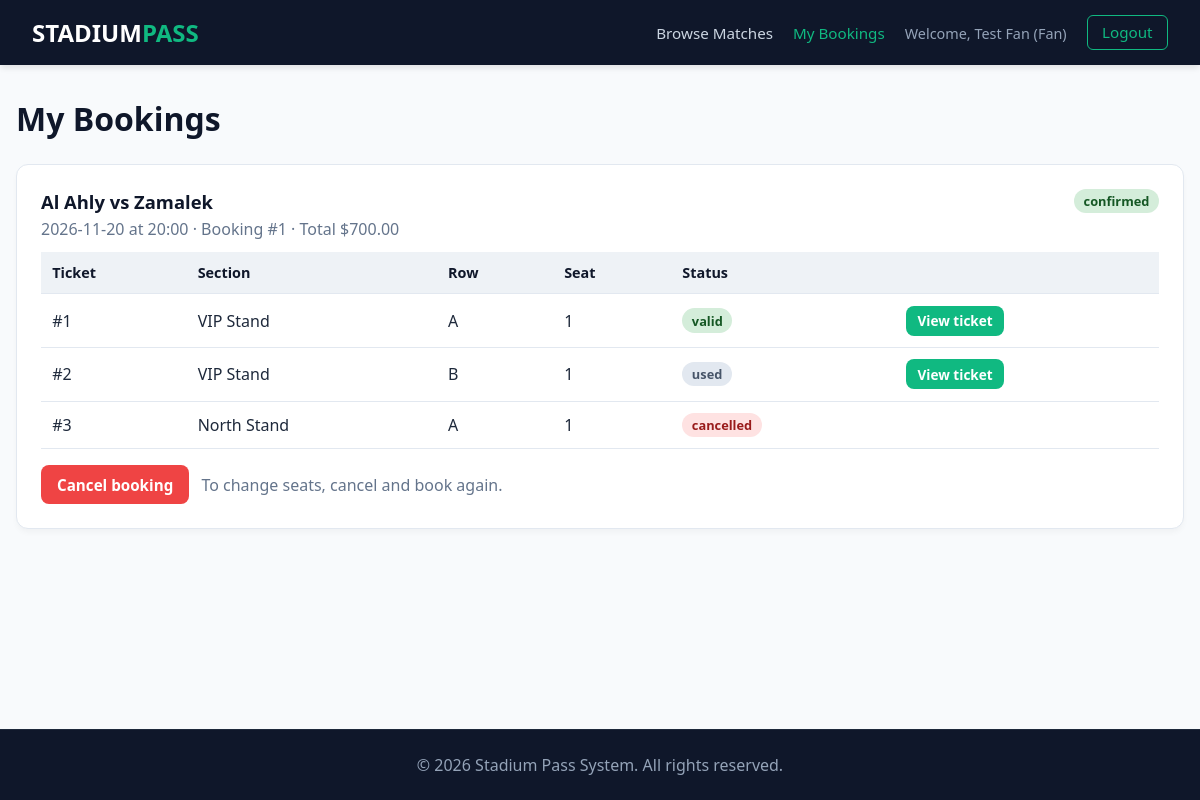
Screenshot of /my_bookings.php (signed in) with the database file from the repository.
### tables this page shows
CREATE TABLE bookings (
  id INT AUTO_INCREMENT PRIMARY KEY,
  user_id INT NOT NULL,
  match_id INT NOT NULL,
  total DECIMAL(10,2) NOT NULL,
  status ENUM('confirmed','cancelled') NOT NULL DEFAULT 'confirmed',
  created_at TIMESTAMP DEFAULT CURRENT_TIMESTAMP,
  FOREIGN KEY (user_id) REFERENCES users(id),
  FOREIGN KEY (match_id) REFERENCES matches(id)
);

CREATE TABLE teams (
  id INT AUTO_INCREMENT PRIMARY KEY,
  name VARCHAR(100) NOT NULL
);

CREATE TABLE matches (
  id INT AUTO_INCREMENT PRIMARY KEY,
  home_team_id INT NOT NULL,
  away_team_id INT NOT NULL,
  match_date DATE NOT NULL,
  match_time TIME NOT NULL,
  status ENUM('upcoming','finished','cancelled') NOT NULL DEFAULT 'upcoming',
  FOREIGN KEY (home_team_id) REFERENCES teams(id),
  FOREIGN KEY (away_team_id) REFERENCES teams(id)
);

CREATE TABLE tickets (
  id INT AUTO_INCREMENT PRIMARY KEY,
  booking_id INT NOT NULL,
  match_id INT NOT NULL,
  seat_id INT NOT NULL,
  qr_code VARCHAR(64) NOT NULL UNIQUE,
  status ENUM('valid','used','cancelled') NOT NULL DEFAULT 'valid',
  FOREIGN KEY (booking_id) REFERENCES bookings(id) ON DELETE CASCADE,
  FOREIGN KEY (match_id) REFERENCES matches(id),
  FOREIGN KEY (seat_id) REFERENCES seats(id),
  UNIQUE KEY uq_match_seat (match_id, seat_id)
);

CREATE TABLE sections (
  id INT AUTO_INCREMENT PRIMARY KEY,
  name VARCHAR(100) NOT NULL,
  capacity INT NOT NULL
);

CREATE TABLE seats (
  id INT AUTO_INCREMENT PRIMARY KEY,
  section_id INT NOT NULL,
  row_label VARCHAR(5) NOT NULL,
  seat_number INT NOT NULL,
  FOREIGN KEY (section_id) REFERENCES sections(id) ON DELETE CASCADE,
  UNIQUE (section_id, row_label, seat_number)
);

### my_bookings.php (the view, shortened to what this page needs)
<?php
require_once __DIR__ . '/config/db.php';
$user_id = (int)$_SESSION['user_id'];
$stmt = $pdo->prepare(
    "SELECT b.id, b.total, b.status, b.created_at,
            m.match_date, m.match_time, m.status AS match_status,
            th.name AS home_team, ta.name AS away_team
     FROM bookings b
     JOIN matches m ON m.id = b.match_id
     JOIN teams th  ON th.id = m.home_team_id
     JOIN teams ta  ON ta.id = m.away_team_id
     WHERE b.user_id = :u
     ORDER BY b.created_at DESC, b.id DESC"
);
$stmt->execute([':u' => $user_id]);
$bookings = $stmt->fetchAll();
$tickets = [];
if ($bookings) {
    $ids = array_column($bookings, 'id');
    $in  = implode(',', array_fill(0, count($ids), '?'));
    $stmt = $pdo->prepare(
        "SELECT t.id, t.booking_id, t.status, se.row_label, se.seat_number, sec.name AS section_name
         FROM tickets t
         JOIN seats se     ON se.id  = t.seat_id
         JOIN sections sec ON sec.id = se.section_id
         WHERE t.booking_id IN ($in)
         ORDER BY sec.id, se.row_label, se.seat_number"
    );
    $stmt->execute($ids);
    foreach ($stmt->fetchAll() as $t) {
        $tickets[$t['booking_id']][] = $t;
    }
}
require_once __DIR__ . '/includes/header.php';
?>
    <h1 class="page-title">My Bookings</h1>
    <?php foreach ($bookings as $b):
        $starts_at  = strtotime($b['match_date'] . ' ' . $b['match_time']);
        $can_cancel = $b['status'] === 'confirmed'
                   && $b['match_status'] === 'upcoming'
                   && $starts_at > time();
    ?>
      <div class="card">
        <div style="display:flex; justify-content:space-between; flex-wrap:wrap; gap:.5rem; margin-bottom:.75rem;">
          <div>
            <h2 style="margin-bottom:.25rem;">
              <?= htmlspecialchars($b['home_team']) ?> vs <?= htmlspecialchars($b['away_team']) ?>
            </h2>
            <span style="color:#64748b;">
              <?= htmlspecialchars($b['match_date']) ?> at <?= htmlspecialchars(substr($b['match_time'], 0, 5)) ?>
              &middot; Booking #<?= (int)$b['id'] ?>
              &middot; Total $<?= number_format((float)$b['total'], 2) ?>
            </span>
          </div>
          <div><span class="badge badge-<?= htmlspecialchars($b['status']) ?>"><?= htmlspecialchars($b['status']) ?></span></div>
        </div>
        <div class="table-wrap">
          <table class="data">
            <tr><th>Ticket</th><th>Section</th><th>Row</th><th>Seat</th><th>Status</th><th></th></tr>
            <?php foreach ($tickets[$b['id']] ?? [] as $t): ?>
              <tr>
                <td>#<?= (int)$t['id'] ?></td>
                <td><?= htmlspecialchars($t['section_name']) ?></td>
                <td><?= htmlspecialchars($t['row_label']) ?></td>
                <td><?= (int)$t['seat_number'] ?></td>
                <td><span class="badge badge-<?= htmlspecialchars($t['status']) ?>"><?= htmlspecialchars($t['status']) ?></span></td>
                <td>
                  <?php if ($t['status'] !== 'cancelled'): ?>
                    <a href="ticket.php?id=<?= (int)$t['id'] ?>" class="btn btn-small">View ticket</a>
                  <?php endif; ?>
                </td>
              </tr>
            <?php endforeach; ?>
          </table>
        </div>
        <?php if ($can_cancel): ?>
          <form method="post" action="my_bookings.php" style="margin-top:1rem;"
                onsubmit="return confirm('Cancel this whole booking? This cannot be undone.');">
            <button type="submit" class="btn btn-danger">Cancel booking</button>
            <span style="color:#64748b; margin-left:.5rem;">To change seats, cancel and book again.</span>
          </form>
        <?php endif; ?>
      </div>
    <?php endforeach; ?>
<?php require_once __DIR__ . '/includes/footer.php'; ?>

### style.css (style rules this page uses)
:root { --navy: #0f172a; --green: #10b981; --green-hover: #059669; --white: #ffffff; --black: #1e293b; --bg-light: #f8fafc; --border: #e2e8f0; --danger: #ef4444; --warn: #f59e0b; --muted: #64748b; }
* { box-sizing: border-box; margin: 0; padding: 0; font-family: system-ui, -apple-system, Arial, sans-serif; }
body { background: var(--bg-light); color: var(--black); display: flex; flex-direction: column; min-height: 100vh; }
.page-title { font-size: 2rem; font-weight: 800; color: var(--navy); margin-bottom: 1.5rem; }
.card { background: var(--white); border: 1px solid var(--border); border-radius: 12px; padding: 1.5rem; margin-bottom: 1.5rem; box-shadow: 0 4px 6px -1px rgba(0,0,0,.04); }
.card h2 { font-size: 1.15rem; color: var(--navy); margin-bottom: 1rem; }
.btn { display: inline-block; background: var(--green); color: var(--white); border: 0; padding: .6rem 1rem; border-radius: 8px; font-weight: 600; font-size: .95rem; text-decoration: none; cursor: pointer; transition: background .2s; }
.btn-danger { background: var(--danger); }
.btn-small { padding: .35rem .7rem; font-size: .85rem; }
.table-wrap { overflow-x: auto; }
table.data { width: 100%; border-collapse: collapse; }
table.data th, table.data td { padding: .7rem; text-align: left; border-bottom: 1px solid var(--border); vertical-align: middle; }
table.data th { background: #eef2f6; color: var(--navy); font-size: .9rem; }
.badge { display: inline-block; padding: .2rem .6rem; border-radius: 9999px; font-size: .8rem; font-weight: 700; }
.badge-confirmed, .badge-valid, .badge-upcoming { background: #d4edda; color: #155724; }
.badge-cancelled { background: #fee2e2; color: #991b1b; }
.badge-used, .badge-finished { background: #e2e8f0; color: #475569; }

### rows the page displays
bookings: teams.name "Al Ahly", teams.name "Zamalek", match.match_date "2026-11-20", match.match_time "20:00", id "1", total "700.00", status "confirmed"
tickets: id "1", sections.name "VIP Stand", seat.row_label "A", seat.seat_number "1", status "valid"
tickets: id "2", sections.name "VIP Stand", seat.row_label "B", seat.seat_number "1", status "used"
tickets: id "3", sections.name "North Stand", seat.row_label "A", seat.seat_number "1", status "cancelled"

### other values shown
$user_display_name ?: ucfirst($role) "Test Fan"
$role "Fan"
